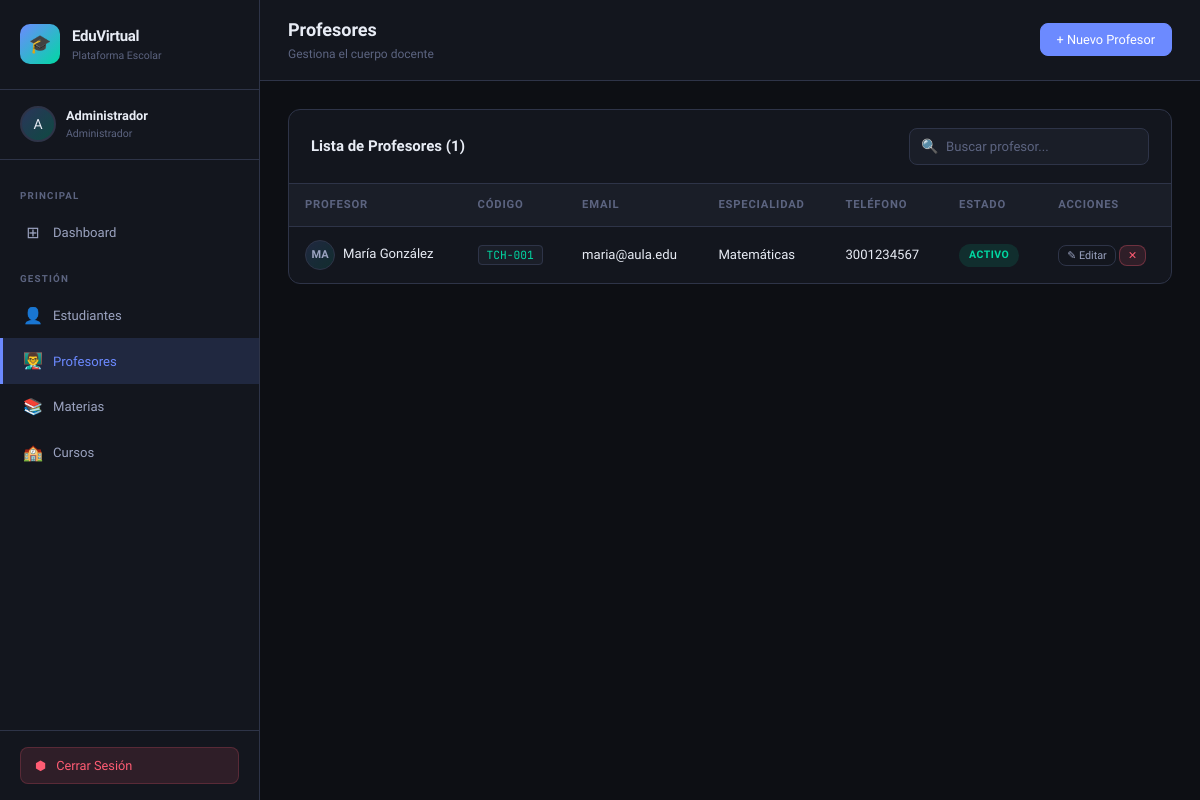
/views/admin/teachers.php (signed in), run on the app's committed database.
### tables this page shows
CREATE TABLE teachers (
    id INT AUTO_INCREMENT PRIMARY KEY,
    user_id INT NOT NULL,
    code VARCHAR(20) UNIQUE NOT NULL,
    specialty VARCHAR(100),
    phone VARCHAR(20),
    bio TEXT,
    created_at TIMESTAMP DEFAULT CURRENT_TIMESTAMP,
    FOREIGN KEY (user_id) REFERENCES users(id) ON DELETE CASCADE
);

CREATE TABLE users (
    id INT AUTO_INCREMENT PRIMARY KEY,
    name VARCHAR(100) NOT NULL,
    email VARCHAR(150) UNIQUE NOT NULL,
    password VARCHAR(255) NOT NULL,
    role ENUM('admin','teacher','student') NOT NULL DEFAULT 'student',
    avatar VARCHAR(255) DEFAULT NULL,
    active TINYINT(1) DEFAULT 1,
    created_at TIMESTAMP DEFAULT CURRENT_TIMESTAMP,
    updated_at TIMESTAMP DEFAULT CURRENT_TIMESTAMP ON UPDATE CURRENT_TIMESTAMP
);

### database/Database.php (called while the page is built, shortened)
<?php
class Database {
    private static $instance = null;
    private $connection;
    private function __construct() {
        $dsn = "mysql:host=" . DB_HOST . ";dbname=" . DB_NAME . ";charset=" . DB_CHARSET;
        $options = [
            PDO::ATTR_ERRMODE => PDO::ERRMODE_EXCEPTION,
            PDO::ATTR_DEFAULT_FETCH_MODE => PDO::FETCH_ASSOC,
            PDO::ATTR_EMULATE_PREPARES => false,
        ];
        try {
            $this->connection = new PDO($dsn, DB_USER, DB_PASS, $options);
        } catch (PDOException $e) {
            die(json_encode(['error' => 'Database connection failed.']));
        }
    }
    public static function getInstance() {
        if (self::$instance === null) {
            self::$instance = new self();
        }
        return self::$instance;
    }
    public function getConnection() {
        return $this->connection;
    }
}

### controllers/TeacherController.php (called while the page is built, shortened)
<?php
require_once __DIR__ . '/../models/TeacherModel.php';
class TeacherController {
    private $teacherModel;
    public function __construct() {
        $this->teacherModel = new TeacherModel();
    }
    public function getAll() {
        return $this->teacherModel->getAll();
    }
}

### models/TeacherModel.php (called while the page is built, shortened)
<?php
require_once __DIR__ . '/../database/Database.php';
class TeacherModel {
    private $db;
    public function __construct() {
        $this->db = Database::getInstance()->getConnection();
    }
    public function getAll() {
        $stmt = $this->db->query("SELECT t.*, u.name, u.email, u.active FROM teachers t JOIN users u ON t.user_id = u.id ORDER BY u.name");
        return $stmt->fetchAll();
    }
}

### views/admin/teachers.php (the view, shortened to what this page needs)
<?php
require_once __DIR__ . '/../../controllers/TeacherController.php';
$controller = new TeacherController();
$teachers = $controller->getAll();
include __DIR__ . '/../partials/header.php';
?>
<div class="topbar">
    <div class="topbar-title"><h1>Profesores</h1><p>Gestiona el cuerpo docente</p></div>
    <div class="topbar-actions">
        <button class="btn btn-primary" onclick="App.openModal('modal-create')">+ Nuevo Profesor</button>
    </div>
</div>
<div class="page-content">
    <div class="card">
        <div class="card-header">
            <span class="card-title">Lista de Profesores (<?= count($teachers) ?>)</span>
            <div class="search-box">
                <span class="search-icon">🔍</span>
                <input type="text" class="form-control" placeholder="Buscar profesor..." data-search-target="#teachers-table">
            </div>
        </div>
        <div class="table-wrapper">
            <table id="teachers-table">
                <thead><tr><th>Profesor</th><th>Código</th><th>Email</th><th>Especialidad</th><th>Teléfono</th><th>Estado</th><th>Acciones</th></tr></thead>
                <tbody>
                <?php foreach ($teachers as $t): ?>
                <tr>
                    <td><span class="avatar-sm"><?= strtoupper(substr($t['name'], 0, 2)) ?></span><?= htmlspecialchars($t['name']) ?></td>
                    <td><span class="code-chip"><?= htmlspecialchars($t['code']) ?></span></td>
                    <td><?= htmlspecialchars($t['email']) ?></td>
                    <td><?= htmlspecialchars($t['specialty'] ?: '-') ?></td>
                    <td><?= htmlspecialchars($t['phone'] ?: '-') ?></td>
                    <td><span class="badge <?= $t['active'] ? 'badge-green' : 'badge-gray' ?>"><?= $t['active'] ? 'Activo' : 'Inactivo' ?></span></td>
                    <td>
                        <button class="btn btn-outline btn-xs" onclick="openEdit(<?= htmlspecialchars(json_encode($t)) ?>)">✎ Editar</button>
                        <form method="POST" style="display:inline" onsubmit="return confirm('¿Eliminar este profesor?')">
                            <button type="submit" class="btn btn-danger btn-xs">✕</button>
                        </form>
                    </td>
                </tr>
                <?php endforeach; ?>
                </tbody>
            </table>
        </div>
    </div>
</div>
<?php include __DIR__ . '/../partials/footer.php'; ?>

### assets/css/style.css (style rules this page uses)
*, *::before, *::after { box-sizing: border-box; margin: 0; padding: 0; }
:root { --bg: #0d0f14; --bg-2: #13161e; --bg-3: #1a1e28; --surface: #1f2434; --surface-2: #252a3a; --border: #2e3448; --border-light: #3a4060; --primary: #6c8aff; --primary-dim: rgba(108, 138, 255, 0.15); --accent: #00d9a3; --accent-dim: rgba(0, 217, 163, 0.12); --warn: #f5a623; --danger: #ff5c73; --danger-dim: rgba(255, 92, 115, 0.12); --text: #e8ecf5; --text-2: #9ba3c0; --text-3: #5c6480; --sidebar-w: 260px; --radius: 12px; --radius-sm: 8px; --shadow: 0 4px 24px rgba(0,0,0,0.4); --transition: 0.2s ease; }
html { font-size: 15px; scroll-behavior: smooth; }
body { font-family: 'Sora', sans-serif; background: var(--bg); color: var(--text); min-height: 100vh; line-height: 1.6; }
.topbar { background: var(--bg-2); border-bottom: 1px solid var(--border); padding: 16px 28px; display: flex; align-items: center; justify-content: space-between; position: sticky; top: 0; z-index: 50; }
.topbar-title h1 { font-size: 1.2rem; font-weight: 700; }
.topbar-title p { font-size: 0.8rem; color: var(--text-3); }
.topbar-actions { display: flex; align-items: center; gap: 10px; }
.page-content { padding: 28px; flex: 1; }
.card { background: var(--bg-2); border: 1px solid var(--border); border-radius: var(--radius); overflow: hidden; }
.card-header { padding: 18px 22px; border-bottom: 1px solid var(--border); display: flex; align-items: center; justify-content: space-between; }
.card-title { font-size: 1rem; font-weight: 600; }
.table-wrapper { overflow-x: auto; }
table { width: 100%; border-collapse: collapse; }
thead th { background: var(--bg-3); padding: 12px 16px; text-align: left; font-size: 0.75rem; font-weight: 600; text-transform: uppercase; letter-spacing: 0.8px; color: var(--text-3); border-bottom: 1px solid var(--border); }
tbody td { padding: 13px 16px; border-bottom: 1px solid var(--border); font-size: 0.875rem; }
tbody tr:last-child td { border-bottom: none; }
.badge { display: inline-flex; align-items: center; padding: 3px 10px; border-radius: 20px; font-size: 0.7rem; font-weight: 600; text-transform: uppercase; letter-spacing: 0.5px; }
.badge-green { background: var(--accent-dim); color: var(--accent); }
.btn { display: inline-flex; align-items: center; gap: 6px; padding: 8px 16px; border-radius: var(--radius-sm); font-family: 'Sora', sans-serif; font-size: 0.85rem; font-weight: 500; cursor: pointer; border: 1px solid transparent; transition: all var(--transition); text-decoration: none; white-space: nowrap; }
.btn-primary { background: var(--primary); color: #fff; border-color: var(--primary); }
.btn-danger { background: var(--danger-dim); color: var(--danger); border-color: rgba(255,92,115,0.3); }
.btn-outline { background: transparent; color: var(--text-2); border-color: var(--border); }
.btn-xs { padding: 3px 8px; font-size: 0.72rem; }
.form-control { width: 100%; background: var(--bg-3); border: 1px solid var(--border); border-radius: var(--radius-sm); padding: 10px 14px; color: var(--text); font-family: 'Sora', sans-serif; font-size: 0.875rem; transition: border-color var(--transition), box-shadow var(--transition); outline: none; }
.form-control::placeholder { color: var(--text-3); }
.search-box { position: relative; display: flex; align-items: center; }
.search-box .search-icon { position: absolute; left: 12px; color: var(--text-3); font-size: 14px; pointer-events: none; }
.search-box input { padding-left: 36px; width: 240px; }
.code-chip { font-family: 'JetBrains Mono', monospace; font-size: 0.75rem; background: var(--bg-3); padding: 2px 8px; border-radius: 4px; color: var(--accent); border: 1px solid var(--border); }
.avatar-sm { width: 30px; height: 30px; background: linear-gradient(135deg, var(--primary-dim), var(--accent-dim)); border-radius: 50%; display: inline-flex; align-items: center; justify-content: center; font-size: 11px; font-weight: 600; color: var(--text-2); border: 1px solid var(--border); vertical-align: middle; margin-right: 8px; }

### data on the page
teachers: user.name "MA", user.name "María González", code "TCH-001", user.email "maria@aula.edu", specialty "Matemáticas", phone "3001234567"

### other printed values
substr($userName, 0, 1) "A"
$userName "Administrador"
count($teachers) "1"
